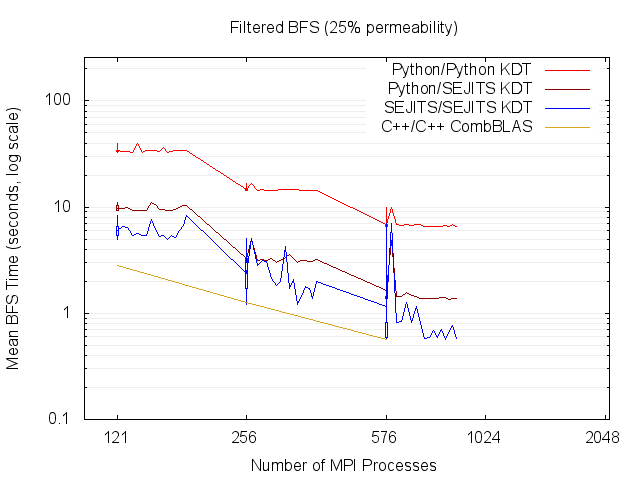

This chart was generated by the following gnuplot code:
set title "Filtered BFS (25% permeability)"
set terminal png
set output "gnuplot_25.png"
set xrange [100:2100]
set yrange [0.1:256]
set logscale y
set logscale x
set grid ytics mytics lt 1 lc rgb "#EEEEEE"
set xlabel 'Number of MPI Processes'
set ylabel 'Mean BFS Time (seconds, log scale)'
set xtics ('256' 256, '121' 121, '2048' 2048, '576' 576, '1024' 1024)
plot\
 "gnuplot_25.dat" every ::1 using 1:5:3:4:6 title '' ps 0 lc rgb '#FF0000' with candlesticks,\
 "gnuplot_25.dat" every ::1 using 1:2 title 'Python/Python KDT' lc rgb '#FF0000' with lines,\
 "gnuplot_25.dat" every ::1 using 1:10:8:9:11 title '' ps 0 lc rgb '#8B0000' with candlesticks,\
 "gnuplot_25.dat" every ::1 using 1:7 title 'Python/SEJITS KDT' lc rgb '#8B0000' with lines,\
 "gnuplot_25.dat" every ::1 using 1:15:13:14:16 title '' ps 0 lc rgb '#0000FF' with candlesticks,\
 "gnuplot_25.dat" every ::1 using 1:12 title 'SEJITS/SEJITS KDT' lc rgb '#0000FF' with lines,\
 "gnuplot_25.dat" every ::1 using 1:20:18:19:21 title '' ps 0 lc rgb '#DAA520' with candlesticks,\
 "gnuplot_25.dat" every ::1 using 1:17 title 'C++/C++ CombBLAS' lc rgb '#DAA520' with lines
